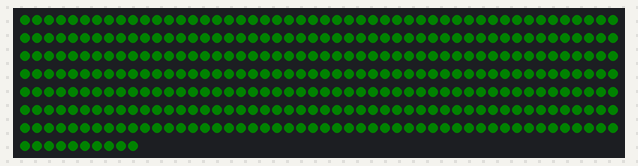
The program below on a simulated MicroPython board. Shown: 360 RGB LEDs in strip order, left to right, continuing on the next row. Dim RGB values are drawn brighter than linear; random numbers come from a fixed seed; the clock reads 2024-03-15 10:24:30 at power-on unless the program sets it.

Above: at 10.56 s.
At 17.4 s:
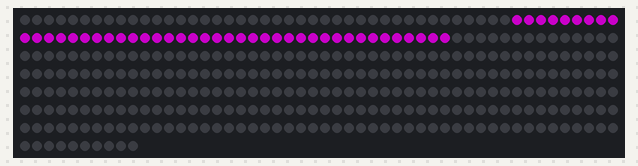
At 21.6 s:
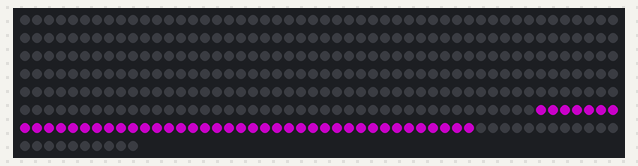
At 27.9 s:
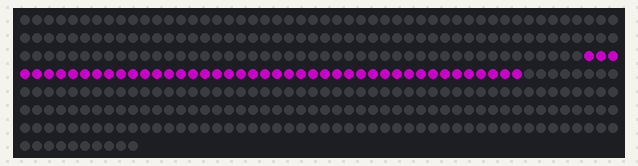
At 33.5 s:
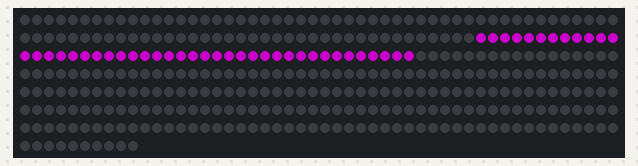
At 39.61 s:
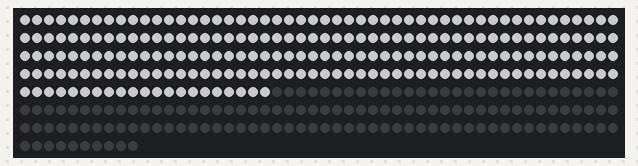

The program:

sykluslys.py
```python
import machine
import neopixel
import time
import random

LED_PIN = 15
NUM_LEDS = 360
np = neopixel.NeoPixel(machine.Pin(LED_PIN), NUM_LEDS)
BRIGHTNESS_DEFAULT = 0.4
BRIGHTNESS_RED = 0.6
COLORS = {
    "red": (255, 0, 0),
    "green": (0, 255, 0),
    "blue": (0, 0, 255),
    "cyan": (0, 255, 255),
    "magenta": (255, 0, 255),
    "yellow": (255, 255, 0),
    "white": (255, 255, 255)
}

def set_color(r, g, b, brightness=BRIGHTNESS_DEFAULT):
    scaled_r = int(r * brightness)
    scaled_g = int(g * brightness)
    scaled_b = int(b * brightness)
    for i in range(NUM_LEDS):
        np[i] = (scaled_r, scaled_g, scaled_b)
    np.write()

def clear():
    set_color(0, 0, 0)

def rolling_rainbow(duration=10):
    start_time = time.time()
    while time.time() - start_time < duration:
        for j in range(256):
            if time.time() - start_time >= duration:
                break
            for i in range(NUM_LEDS):
                np[i] = wheel((i + j) & 255)
            np.write()
            time.sleep(0.05)
    clear()

def wheel(pos):
    pos = 255 - pos
    if pos < 85:
        return (255 - pos * 3, 0, pos * 3)
    if pos < 170:
        pos -= 85
        return (0, pos * 3, 255 - pos * 3)
    pos -= 170
    return (pos * 3, 255 - pos * 3, 0)

def pulsing_colors(duration=5):
    start_time = time.time()
    color_list = list(COLORS.values())
    color = random.choice(color_list)
    while time.time() - start_time < duration:
        brightness = 0
        increasing = True
        while True:
            set_color(*color, brightness / 100 * BRIGHTNESS_DEFAULT)
            time.sleep(0.01)
            if increasing:
                brightness += 1
                if brightness >= 100:
                    increasing = False
            else:
                brightness -= 1
                if brightness <= 0:
                    break
    clear()

def running_multicolor_bounce_45_led(duration=10):
    start_time = time.time()
    color_list = list(COLORS.values())
    color = random.choice(color_list)
    while time.time() - start_time < duration:
        for i in range(NUM_LEDS - 45):
            for j in range(45):
                np[i + j] = tuple(int(c * BRIGHTNESS_DEFAULT) for c in color)
            np.write()
            time.sleep(0.000025)
            for j in range(45):
                np[i + j] = (0, 0, 0)

        for i in range(NUM_LEDS - 45, -1, -1):
            for j in range(45):
                np[i + j] = tuple(int(c * BRIGHTNESS_DEFAULT) for c in color)
            np.write()
            time.sleep(0.000025)
            for j in range(45):
                np[i + j] = (0, 0, 0)
    clear()

def running_light_with_trail_multicolor(duration=10):
    start_time = time.time()
    color_list = list(COLORS.values())
    color = random.choice(color_list)
    while time.time() - start_time < duration:
        for i in range(NUM_LEDS):
            np[i] = tuple(int(c * BRIGHTNESS_DEFAULT) for c in color)
            np.write()
            time.sleep(0.01)

        for i in range(NUM_LEDS - 1, -1, -1):
            np[i] = (0, 0, 0)
            np.write()
            time.sleep(0.01)
    clear()

# Hovedloop
while True:
    rolling_rainbow()
    time.sleep(0.1)
    pulsing_colors()
    time.sleep(0.1)
    running_multicolor_bounce_45_led()
    time.sleep(0.1)
    running_light_with_trail_multicolor()
    time.sleep(0.1)

    # Blått lys i 10 sekunder før restart
    set_color(0, 0, 255, brightness=BRIGHTNESS_DEFAULT)
    time.sleep(10)
    clear()
```

Measured:
- what the display in image 1 shows lasts 0.7 s, from 17.3 s to 18.0 s
